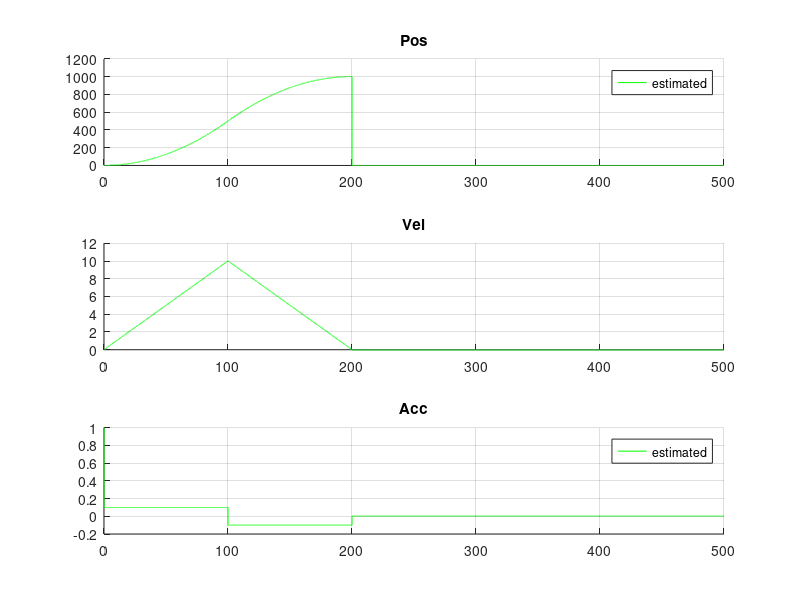

This figure's MATLAB source:
T = 0;
k = 1;
N = 50000;
delta_t = 0.01;

pos  = zeros(N,1);
acc = zeros(N,1);
vel = zeros(N,1);


time = 0:delta_t:(N-1)*delta_t; % Time array
acc(1) = 1;

vmax = 15;
amax = 0.1;
h = 1000;

if ( h < vmax^2/amax)
    disp("invalid")
    vmax = sqrt(h*amax)
end 
tf = vmax/amax
t_full = (h*amax + vmax^2)/(amax*vmax)

while( T <= tf)

     pos(k+1) = pos(k) + vel(k)*delta_t + acc(k)*delta_t^2/2;
     vel(k+1) = vel(k) + acc(k)*delta_t;
    
      acc(k+1) = amax;
    
%      while(vel(k) < 10)
%         acc(k+1) = 1;
%     end
     T  = T + delta_t;
     k = k +1;%

end
  while(  T <= (t_full - tf))
       pos(k+1) = pos(k) + vel(k)*delta_t + acc(k)*delta_t^2/2;
       vel(k+1) = vel(k) + acc(k)*delta_t;
       acc(k+1) = 0;
          T  = T + delta_t;
       k = k +1;% 
  end
  while( T <= t_full)
       pos(k+1) = pos(k) + vel(k)*delta_t + acc(k)*delta_t^2/2;
       vel(k+1) = vel(k) + acc(k)*delta_t;
       
       acc(k+1) = -amax;
        T  = T + delta_t;
       k = k +1;
%  
  end
figure;
subplot(3,1,1);
hold on;grid on;
plot(time,pos(1:N),'g');
legend( 'estimated');
title('Pos');

subplot(3,1,2);
hold on;grid on;
plot(time,vel(1:N),'g');
title('Vel');

subplot(3,1,3);
hold on;grid on;
plot(time,acc(1:N),'g');
legend('estimated');
title('Acc');